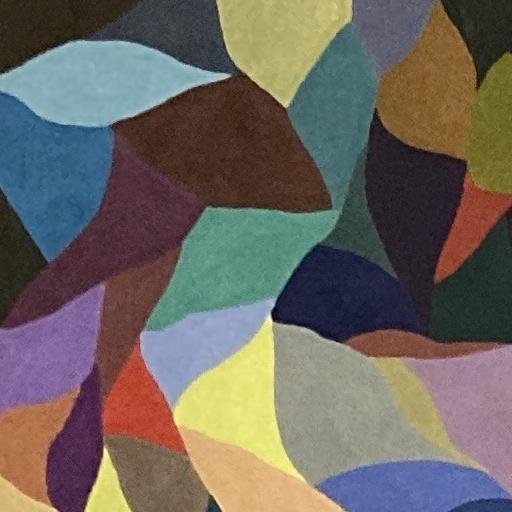
#> input picture fill/palet.png, 512 x 512 px
$ python rgba.py --dir_in ../fill
#> lines starting #> are read from the running program, lines starting #| are printed output that depends on the picture
# source material: scans in RGB
# convert each image file to RGBA
# induce transparency as a measure of whiteness
# save using naming convention 0.png, 1.png, ...
#
# on color modes:
#
# converting to grayscale 'L' seems efficient by requiring only 1 channel
# but transparency is desired, and only obtained with RGBA which keeps the 3 from RGB
# without transparency, grayscale is a good option
# there are 2 places to update the channel count in models.py
#
# converting to bitmap '1' or forcing values as {0, 1}
# seems efficient but the data structure in the GAN is still float32 or mixed float16
# takes no advantage of the memory reduction
#
# forcing values as {0, 255} by first converting to '1' and then to 'RGBA'
# which is convenient for downstream processing
# the resulting images and latent space are too homogeneous:
# images look like tessellations, and animations move very slowly
# the loss of information appears significant to the GAN if not to the eye
# gives it fewer clues to find the minima
import argparse
from concurrent.futures import ProcessPoolExecutor
import numpy as np
import os
from PIL import Image

Image.MAX_IMAGE_PIXELS = 277813800


def worker(args):
#> called with args = (0, '../fill/palet.png', '../fill_rgba')
	i, filepath, dir_out = args
	im = Image.open(filepath)
#> im is the input picture: PIL image 512x512 RGB; mean R, G, B 108.9, 102.2, 95.6
	# RGB: 3 channels, range 0-255
	# L: 1 channel, range 0-255
	# 1: 1 channel, range {0, 1}
	# RGBA: 4 channels, range 0-255
	assert im.mode == 'RGB', 'source images must be in RGB'

	# set alpha so lighter color is more transparent
	im = im.convert('RGBA') # every pixel gets a 4th channel with value 255
#> im: PIL image 512x512 RGBA
	opaque = im.getdata()
	transparent = []
	for px in opaque:
		avg = (px[0] + px[1] + px[2]) / 3
		alpha = 255 - int(avg)
		transparent.append((px[0], px[1], px[2], alpha))
#> this loop made 262144 passes
#> (px, avg, alpha) on passes 1 to 3: ((42, 35, 19, 255), 32, 223), ((49, 42, 26, 255), 39, 216), ((54, 47, 31, 255), 44, 211)
#> after the loop, transparent = 262144 items
	im.putdata(transparent)
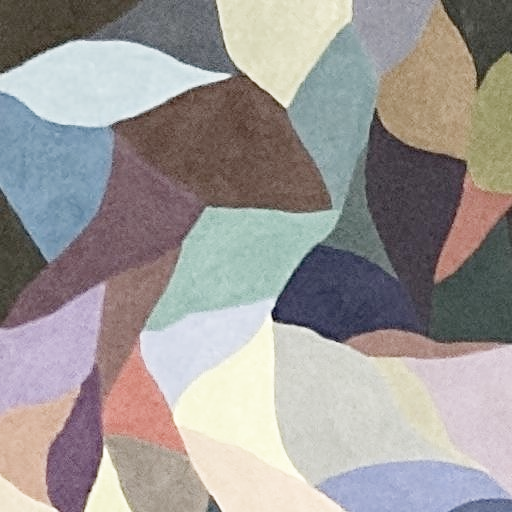
#> im: PIL image 512x512 RGBA; mean R, G, B, A 108.9, 102.2, 95.6, 153.1; transparent parts drawn white

	im.save(f'{dir_out}/{i}.png')


def main(dir_in):
	dir_out = f'{dir_in}_rgba'
	os.makedirs(dir_out, exist_ok=True)
	filepaths = [f'{dir_in}/{f}' for f in os.listdir(dir_in)]
	args = [(i, f, dir_out) for i, f in enumerate(filepaths)]
	#with ProcessPoolExecutor() as executor:
		#executor.map(worker, args)
	for i in range(len(args)):
		worker(args[i])


if __name__ == '__main__':
	parser = argparse.ArgumentParser()
	parser.add_argument(
		'--dir_in',
		type=str,
		required=True,
		help='folder of scans e.g. scan/field_dpi300')
	args = parser.parse_args()
	main(args.dir_in)
